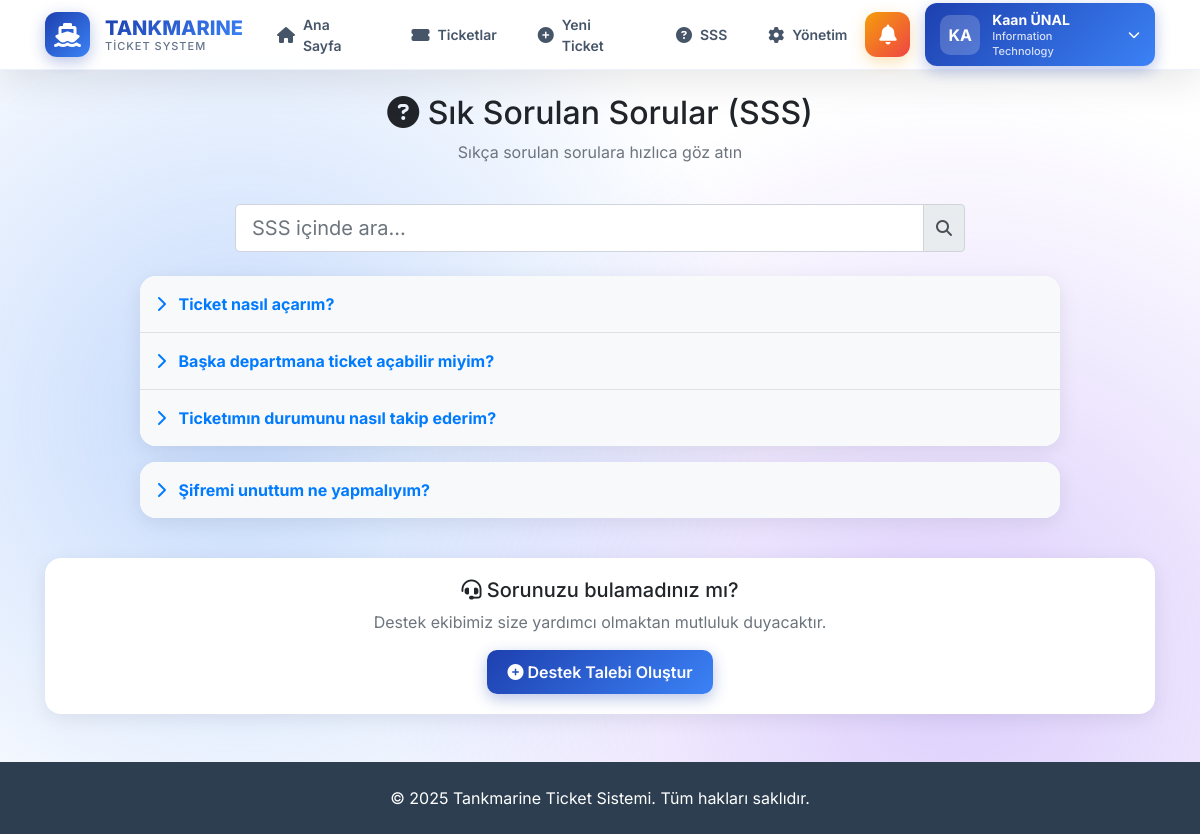
/faq.php (signed in), run on the app's committed database.
### tables this page shows
CREATE TABLE `faq` (
  `id` int(11) NOT NULL,
  `question` varchar(255) NOT NULL,
  `answer` text NOT NULL,
  `category_id` int(11) DEFAULT NULL,
  `order_num` int(11) DEFAULT 0,
  `is_active` tinyint(1) DEFAULT 1,
  `views` int(11) DEFAULT 0,
  `created_at` timestamp NOT NULL DEFAULT current_timestamp(),
  `updated_at` timestamp NOT NULL DEFAULT current_timestamp() ON UPDATE current_timestamp()
);

### config.php (called while the page is built, shortened)
<?php
function sanitize($data)
{
    return htmlspecialchars($data, ENT_QUOTES, 'UTF-8');
}

### faq.php (the view, shortened to what this page needs)
<?php
require_once 'config.php';
$stmt = $pdo->query("SELECT f.*, c.name as category_name
                     FROM faq f
                     LEFT JOIN categories c ON f.category_id = c.id
                     WHERE f.is_active = 1
                     ORDER BY f.order_num, f.id");
$faqs = $stmt->fetchAll();
$grouped_faqs = [];
foreach ($faqs as $faq) {
    $cat = $faq['category_name'] ?? 'Genel';
    $grouped_faqs[$cat][] = $faq;
}
include 'header.php';
?>
<div class="container mt-4">
    <div class="row mb-4">
        <div class="col-12 text-center">
            <h2><i class="fas fa-question-circle"></i> Sık Sorulan Sorular (SSS)</h2>
            <p class="text-muted">Sıkça sorulan sorulara hızlıca göz atın</p>
        </div>
    </div>
    <div class="row mb-4">
        <div class="col-md-8 offset-md-2">
            <div class="input-group">
                <input type="text" id="faq-search" class="form-control form-control-lg" placeholder="SSS içinde ara...">
                <div class="input-group-append">
                    <span class="input-group-text"><i class="fas fa-search"></i></span>
                </div>
            </div>
        </div>
    </div>
    <div class="row">
        <div class="col-md-10 offset-md-1">
            <?php if (empty($faqs)): ?>
                <div class="alert alert-info text-center">
                    <i class="fas fa-info-circle fa-3x mb-3"></i>
                    <p>Henüz SSS eklenmemiş.</p>
                </div>
            <?php else: ?>
                <div id="faq-accordion">
                    <?php $counter = 0; ?>
                    <?php foreach ($grouped_faqs as $category => $category_faqs): ?>
                        <div class="card mb-3 text-primary">
                            <div class="card-body p-0">
                                <?php foreach ($category_faqs as $faq): ?>
                                    <?php $counter++; ?>
                                    <div class="faq-item border-bottom">
                                        <div class="faq-question p-3" style="cursor: pointer; background: #f8f9fa;"
                                            data-toggle="collapse" data-target="#faq-<?php echo $counter; ?>">
                                            <i class="fas fa-chevron-right mr-2 faq-icon"></i>
                                            <strong><?php echo sanitize($faq['question']); ?></strong>
                                        </div>
                                    </div>
                                <?php endforeach; ?>
                            </div>
                        </div>
                </div>
            <?php endforeach; ?>
        </div>
    <?php endif; ?>
    <div class="card mt-4">
        <div class="card-body text-center">
            <h5><i class="fas fa-headset"></i> Sorunuzu bulamadınız mı?</h5>
            <p class="text-muted">Destek ekibimiz size yardımcı olmaktan mutluluk duyacaktır.</p>
            <a href="new_ticket.php" class="btn btn-primary">
                <i class="fas fa-plus-circle"></i> Destek Talebi Oluştur
            </a>
        </div>
    </div>
    </div>
<?php include 'footer.php'; ?>

### header.php (style rules this page uses)
:root { --primary: #1e40af; --primary-dark: #1e3a8a; --secondary: #3b82f6; --accent: #60a5fa; --dark: #0f172a; --light: #f8fafc; --header-height: 70px; }
* { font-family: 'Inter', sans-serif; }
body { background-attachment: fixed; padding-top: var(--header-height); min-height: 100vh; }
body::before { content: ''; position: fixed; top: 0; left: 0; right: 0; bottom: 0; background: radial-gradient(circle at 20% 50%, rgba(59, 130, 246, 0.3) 0%, transparent 50%), radial-gradient(circle at 80% 80%, rgba(139, 92, 246, 0.3) 0%, transparent 50%); z-index: -1; }
.container-fluid, .container { background: transparent; }
.card { background: white; border: none; border-radius: 16px; box-shadow: 0 5px 20px rgba(0, 0, 0, 0.08); margin-bottom: 25px; overflow: hidden; }
.btn-primary { background: linear-gradient(135deg, var(--primary) 0%, var(--secondary) 100%); border: none; border-radius: 10px; padding: 10px 20px; font-weight: 600; box-shadow: 0 5px 15px rgba(30, 64, 175, 0.3); transition: all 0.3s ease; }

### faq.php (style rules this page uses)
.faq-item:last-child { border-bottom: none !important; }
.faq-icon { transition: transform 0.3s; }

### data on the page
faq: question "Ticket nasıl açarım?"
faq: question "Başka departmana ticket açabilir miyim?"
faq: question "Ticketımın durumunu nasıl takip ederim?"
faq: question "Şifremi unuttum ne yapmalıyım?"

### other printed values
substr($_SESSION['user_name'], 0, 2) "KA"
$_SESSION['user_name'] "Kaan ÜNAL"
getDepartmentName($_SESSION['department']) "Information Technology"
SITE_NAME "Tankmarine Ticket Sistemi"
